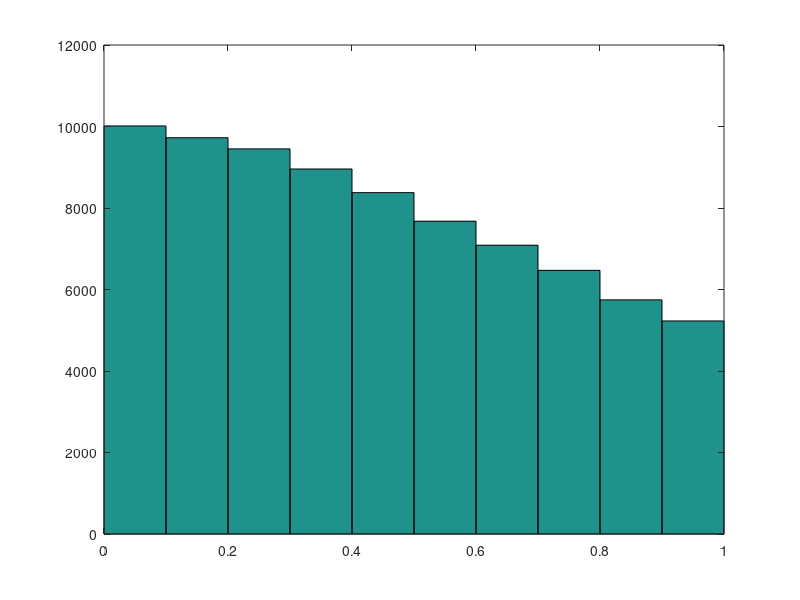

Here is the MATLAB script that generated this plot:
%Sample x according the pdf p(x)=1/(1+x^2), 0<=x<=1
%x=[0:0.1:1]
%y=1./(1+x.^2)
%plot(x,y)--- This is the anlystical pdf 
%and what the sample histgram below should look like 


N=100000;
r1=rand(1,N);
r2=rand(1,N);
px=1./(1+r1.^2);
test=r2<px;

j=1;
for ii=1:length(test)
    if test(ii)
        x(j)=r1(ii);
        j=j+1;
    end
end
hist(x)



